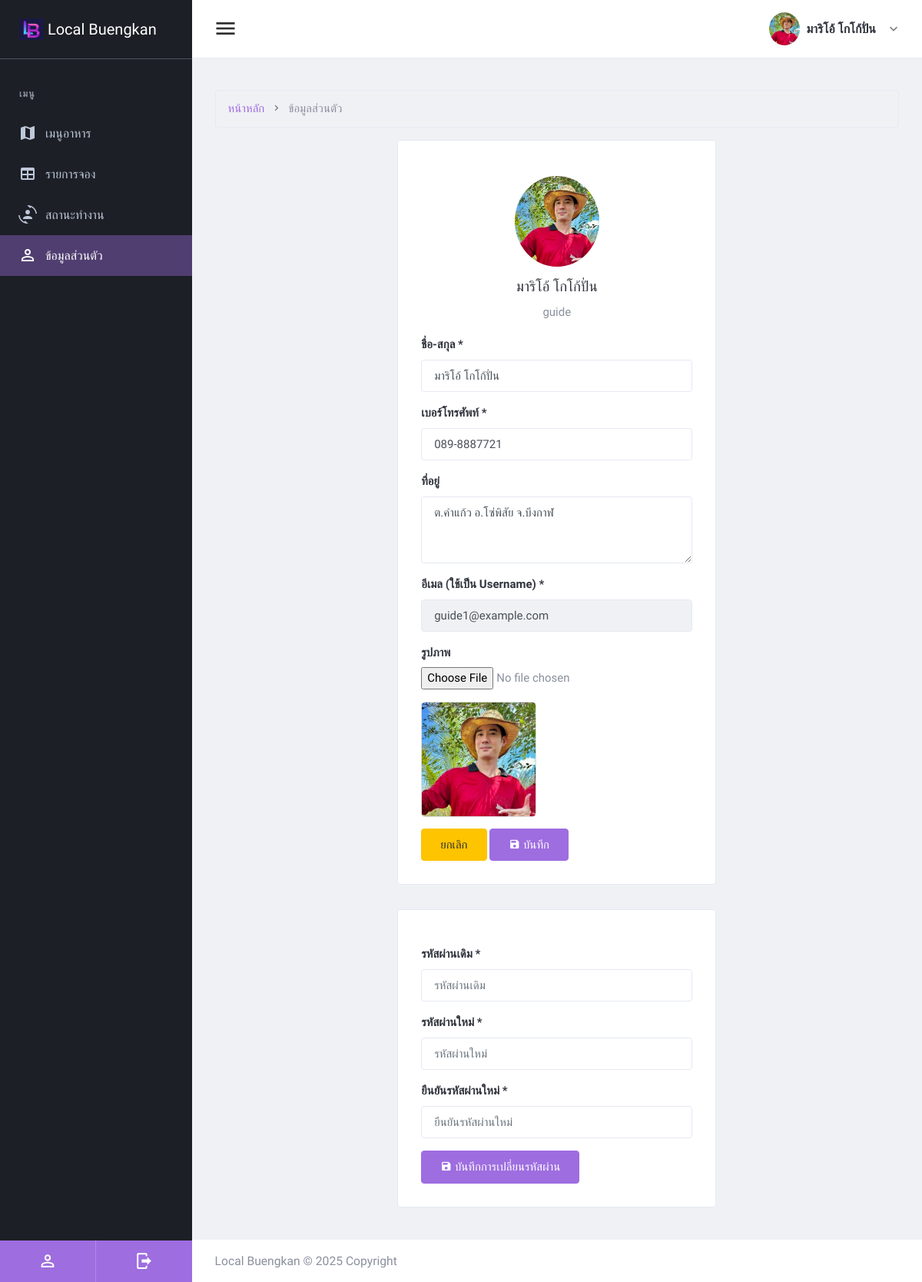
The page /admin92837/myprofile_chef.php (signed in) on the database its author committed.
### tables this page shows
CREATE TABLE `users` (
  `user_id` int(11) NOT NULL,
  `fullname` varchar(255) NOT NULL,
  `phone` varchar(255) NOT NULL,
  `address` varchar(255) NOT NULL,
  `password` varchar(255) NOT NULL,
  `email` varchar(255) NOT NULL,
  `picture` varchar(200) DEFAULT NULL,
  `role` enum('customer','guide','chef','seller','admin') NOT NULL,
  `created_at` datetime NOT NULL,
  `available` enum('active','inactive') NOT NULL,
  `enable` enum('enable','disable') NOT NULL
);

### admin92837/myprofile_chef.php (the view, shortened to what this page needs)
<?php
include_once("../connectdb.php");
$sql = "SELECT * FROM users WHERE user_id='{$_SESSION['buser_id']}' ";
$result = $conn->query($sql);
$row = $result->fetch_assoc();
?>
<!DOCTYPE html>
<html lang="en" dir="ltr">
  <head>
  <link href="plugins/material/css/materialdesignicons.min.css" rel="stylesheet" />
  <link href="plugins/simplebar/simplebar.css" rel="stylesheet" />
  <link href="plugins/nprogress/nprogress.css" rel="stylesheet" />
  <link href="plugins/toaster/toastr.min.css" rel="stylesheet" />
  <link id="main-css-href" rel="stylesheet" href="css/style.css" />
</head>
  <body class="navbar-fixed sidebar-fixed" id="body">
    <div class="wrapper">
<?php include("left-sidebar-chef.php"); ?>
      <div class="page-wrapper">
<?php include("header.php"); ?>
        <div class="content-wrapper">
          <div class="content">
<nav aria-label="breadcrumb" class="my-0 m-0">
    <ol class="breadcrumb">
      <li class="breadcrumb-item">  <a href="home_chef.php">หน้าหลัก  </a>  </li>
      <li class="breadcrumb-item active" aria-current="page">ข้อมูลส่วนตัว  </li>
    </ol>
  </nav>
<div class="container col-md-6">
    <div class="justify-content-center">
<div class="card card-default card-profile">
  <div class="card-body mt-6 justify-content-center text-center">
    <div class="profile-avata">
      <img class="user-image rounded-circle" src="../images/users/<?php echo $row['picture'];?>" alt="<?php echo $row['fullname'];?>" title="<?php echo $row['fullname'];?>" width="110">
      <span class="h5 d-block mt-3 mb-2"><?php echo $row['fullname'];?></span>
      <span class="d-block mb-4"><?php echo $row['role'];?></span>
<form method="post" action="<?php echo $_SERVER['PHP_SELF'];?>" enctype="multipart/form-data">
<div class="text-left">
          <div class="form-group">
            <label for="u_name">ชื่อ-สกุล *</label>
            <input type="text" class="form-control" id="u_name" name="u_name" placeholder="ชื่อ-สกุล" value="<?php echo $row['fullname'];?>" required>
          </div>
          <div class="form-group">
            <label for="u_phone">เบอร์โทรศัพท์ *</label>
            <input type="text" class="form-control" id="u_phone" name="u_phone" placeholder="เบอร์โทรศัพท์" value="<?php echo $row['phone'];?>" required>
          </div>
          <div class="form-group">
            <label for="u_address">ที่อยู่</label>
            <textarea class="form-control" id="u_address" name="u_address" rows="3" placeholder="ที่อยู่"><?php echo $row['address'];?></textarea>
          </div>
          <div class="form-group">
            <label for="u_email">อีเมล (ใช้เป็น Username) *</label>
            <input type="text" class="form-control" id="u_email" name="u_email" placeholder="อีเมล" value="<?php echo $row['email'];?>" readonly required>
          </div>
<div class="form-group mt-2">
    <label for="u_pictures">รูปภาพ</label>
    <input type="file" class="form-control-file" id="u_pictures" name="u_pictures">
</div>
<div id="preview" style="display: flex; gap: 10px; flex-wrap: wrap;">
    <img src="../images/users/<?php echo $row['picture']; ?>" id="currentImage" style="width: 150px; height: 150px; object-fit: cover; border: 1px solid #ddd; border-radius: 5px;">
</div>
      <div class="form-footer mt-3">
        <button type="reset" class="btn btn-warning" data-dismiss="modal">ยกเลิก</button>
        <button type="submit" id="submit-button" class="btn btn-primary"><i class="mdi mdi-content-save"></i> บันทึก</button>
      </div>
</div>
</form>
    </div>
  </div>
</div>
    </div>
</div>
<div class="container col-md-6">
    <div class="justify-content-center">
<div class="card card-default card-profile">
  <div class="card-body mt-6 justify-content-center text-center">
    <div class="profile-avata">
<form method="post" action="<?php echo $_SERVER['PHP_SELF'];?>">
<div class="text-left">
          <div class="form-group">
            <label for="u_password_old">รหัสผ่านเดิม *</label>
            <input type="password" class="form-control" id="u_password_old" name="u_password_old" placeholder="รหัสผ่านเดิม" required>
          </div>
          <div class="form-group">
            <label for="u_password_new">รหัสผ่านใหม่ *</label>
            <input type="password" class="form-control" id="u_password_new" name="u_password_new" placeholder="รหัสผ่านใหม่" required>
          </div>
          <div class="form-group">
            <label for="confirmpassword">ยืนยันรหัสผ่านใหม่ *</label>
            <input type="password" class="form-control" id="confirmpassword" name="confirmpassword" placeholder="ยืนยันรหัสผ่านใหม่" onKeyUp="validatePasswords();" required>
          </div>
      <div class="form-footer">
        <button type="submit" id="submit-button-chgpwd" class="btn btn-primary"><i class="mdi mdi-content-save"></i> บันทึกการเปลี่ยนรหัสผ่าน</button>
      </div>
</div>
</form>
    </div>
  </div>
</div>
    </div>
</div>
</div>
        </div>
<?php include("footer.php")?>
      </div>
    </div>
  </body>
</html>

### admin92837/myprofile_chef.php (style rules this page uses)
body { font-family: "Prompt", serif; }

### rows shown on the page
users: picture (picture), fullname "มาริโอ้ โกโก้ปั่น", role "guide", u_name "มาริโอ้ โกโก้ปั่น", u_phone "089-8887721", u_address "ต.คำแก้ว อ.โซ่พิสัย จ.บึงกาฬ", u_email "guide1@example.com"

### other values the page prints
$_SESSION['bfullname'] "มาริโอ้ โกโก้ปั่น"
